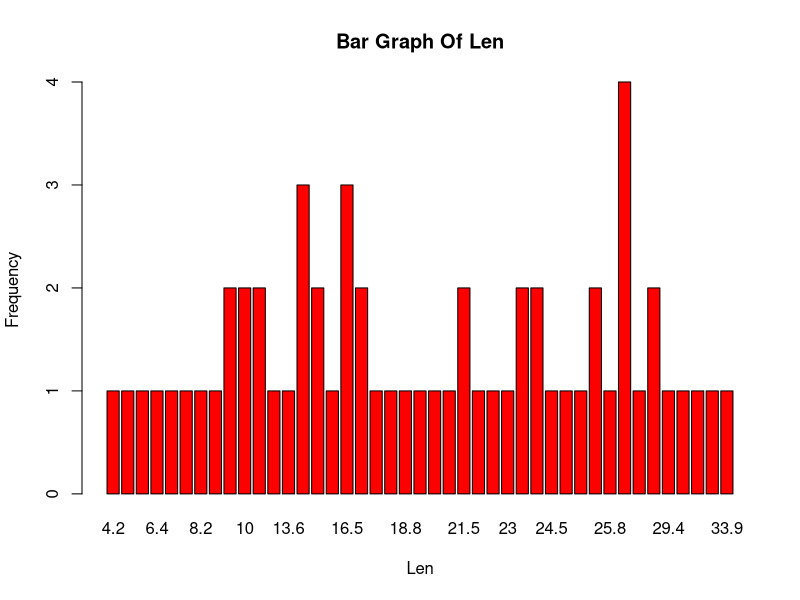

The R script that drew this image:
View(ToothGrowth)
attach(ToothGrowth)

summary(len)
sdlen = sd(len)
print(paste("Standard Deviation of Len:",sdlen))

barplot(table(len),col = "red"
        ,main = "Bar Graph Of Len"
        ,xlab = "Len"
        ,ylab = "Frequency")
